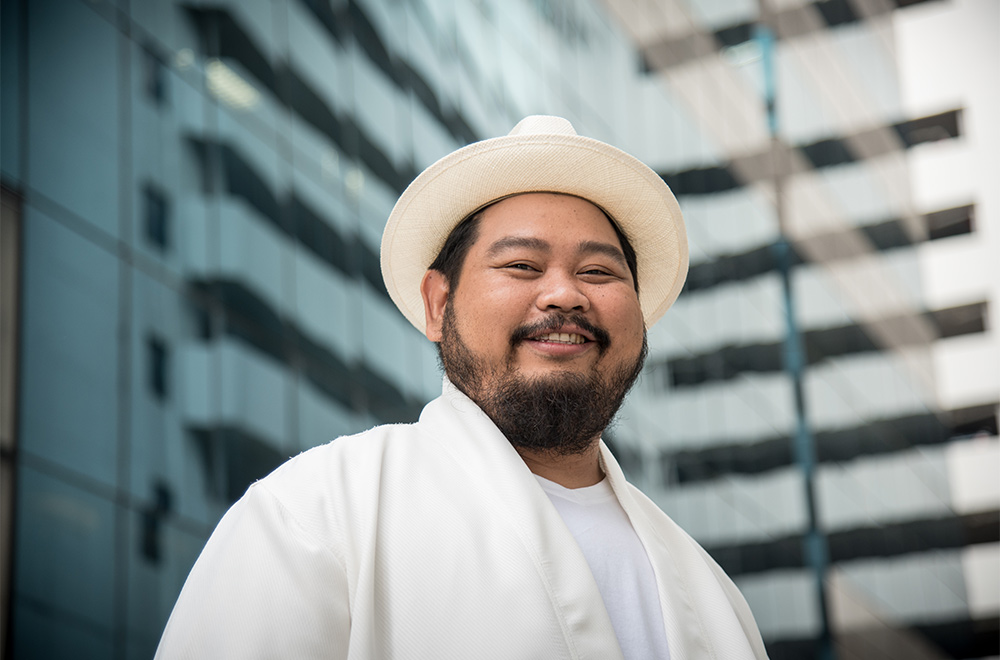
#> input picture mouse_mark/pop.jpeg, 1000 x 660 px
$ python test.py
#> lines starting #> are read from the running program, lines starting #| are printed output that depends on the picture; after the words box and inside, x2 and y2 are one past the last pixel; in counts of white or black regions, pixels touching at a corner belong together
import numpy as np
import cv2

face_cascade = cv2.CascadeClassifier('/Users/boonstation/PycharmProjects/ecpe64-car/basic_cv2/haarcascade_frontalface_default.xml')

image = cv2.imread('pop.jpeg')
#> image is the input picture: shape (660, 1000, 3); mean B, G, R 145.9, 146.8, 139.4
grayImage = cv2.cvtColor(image, cv2.COLOR_BGR2GRAY)
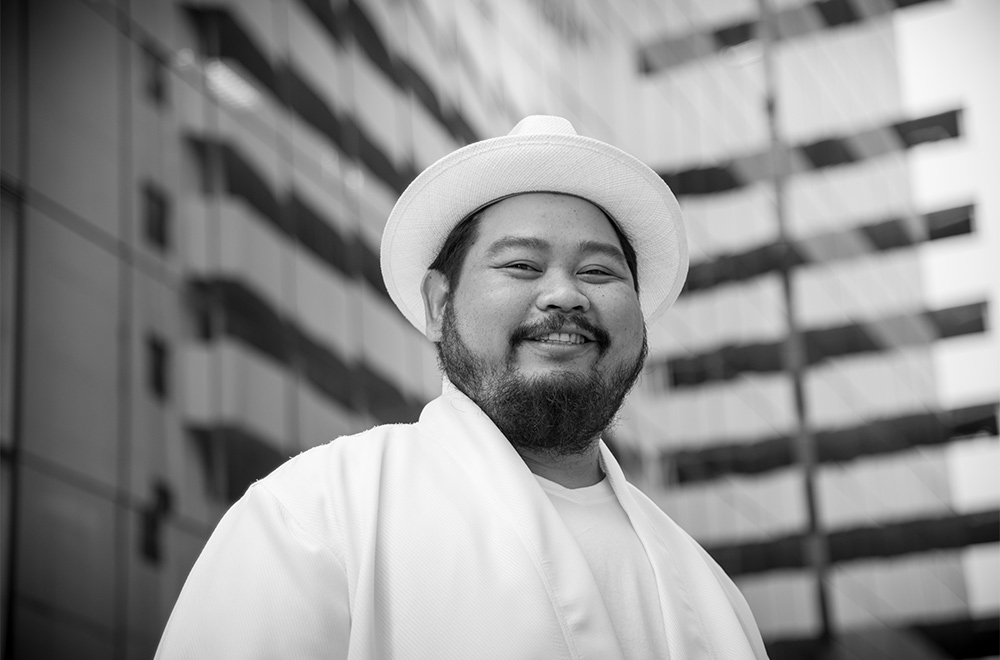
#> grayImage: shape (660, 1000); min 0, max 255, mean 144.5

faces = face_cascade.detectMultiScale(grayImage)
#> faces = [[457, 186, 205, 205]]

print(type(faces))
#| <class 'numpy.ndarray'>

if len(faces) == 0:
    print("No faces found")

else:
    print(faces)
#| [[457 186 205 205]]
    print(faces.shape)
#| (1, 4)
    print("Number of faces detected: " + str(faces.shape[0]))
#| Number of faces detected: 1

    for (x, y, w, h) in faces:
        cv2.rectangle(image, (x, y), (x + w, y + h), (0, 255, 0), 1)
#> this loop made 1 pass
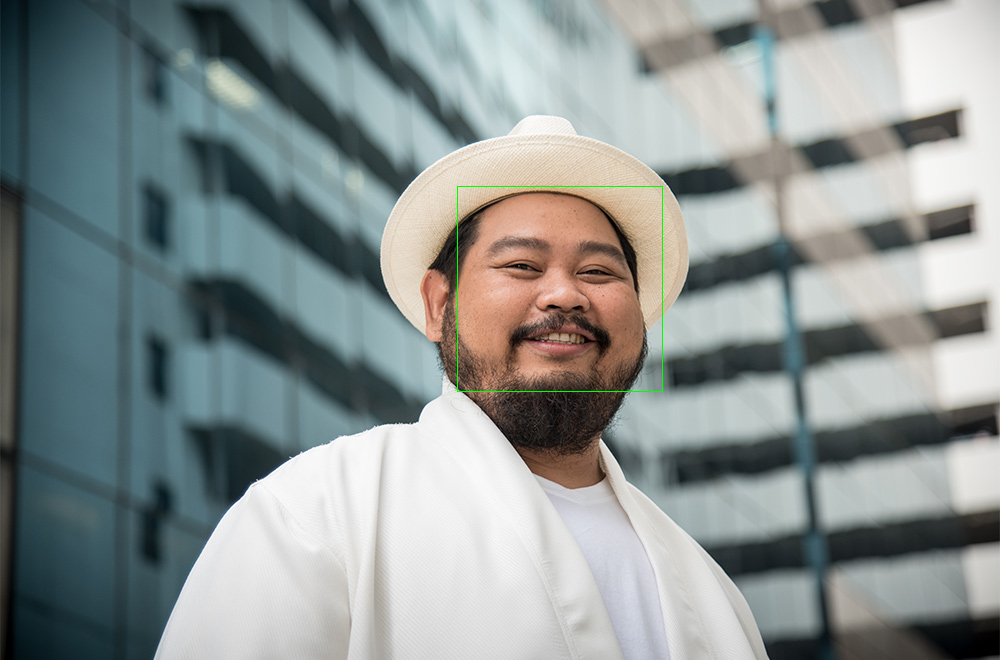
#> image: shape (660, 1000, 3); 0.12% of pixels changed, all inside (x1, y1, x2, y2) = (457, 186, 663, 392)

    cv2.rectangle(image, ((0, image.shape[0] - 25)), (270, image.shape[0]), (255, 255, 255), -1)
    cv2.putText(image, "Number of faces detected: " + str(faces.shape[0]), (0, image.shape[0] - 10),
                cv2.FONT_HERSHEY_TRIPLEX, 0.5, (0, 0, 0), 1)
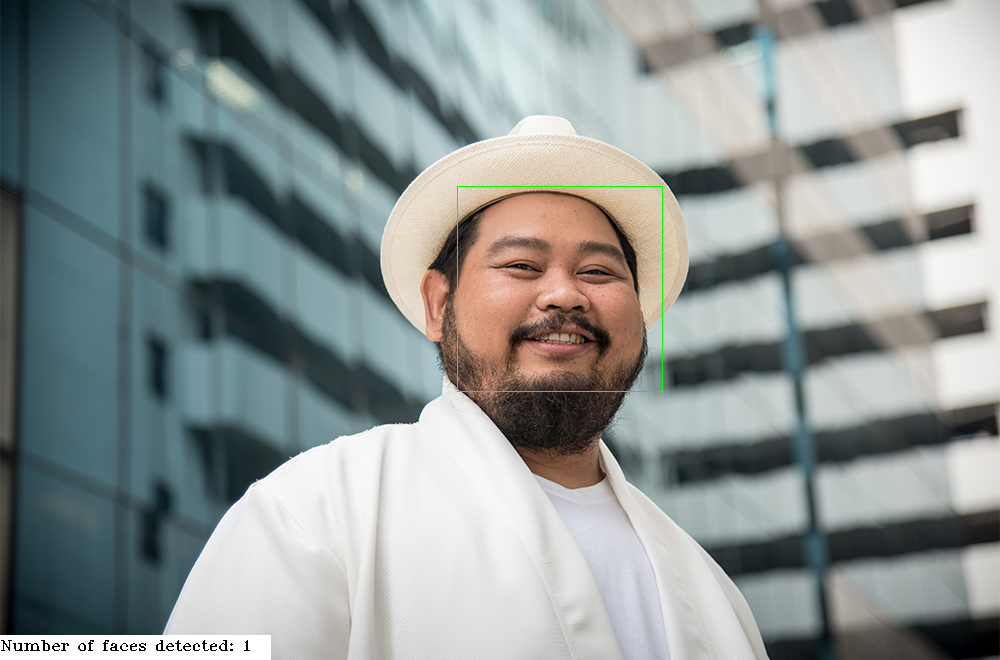
#> image: shape (660, 1000, 3); mean B, G, R 146.9, 148.1, 140.5

    cv2.imshow('Image with faces', image)
    cv2.waitKey(0)
    cv2.destroyAllWindows()
